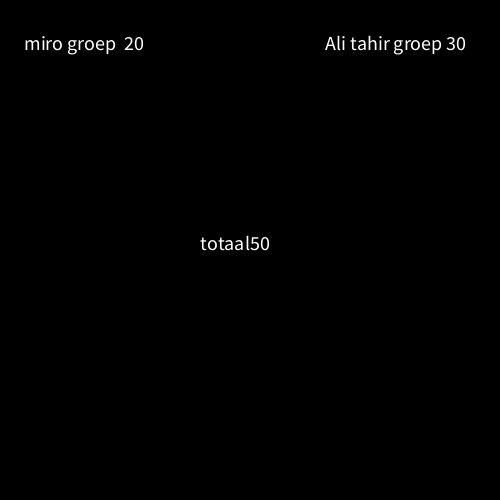
Frame 1 (no input)
Frame 60 (the mouse pressed at the canvas centre just before this capture): identical to frame 1, image omitted
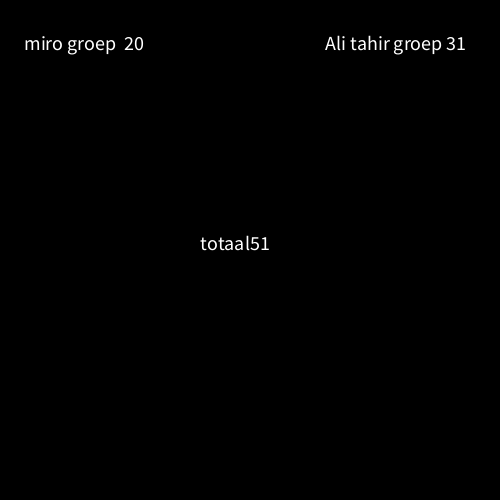
Frame 120 (the mouse held since frame 60 and released just before this capture)

The Processing sketch that drew these frames (run headless with seeded random() and noise(); from frame 60 on, the mouse is pressed at the canvas centre):

// Processing sketch: Opdracht_10_4
// ── Opdracht_10_4.pde
int miro  = 30;
int ali = 20;


void setup(){

  size(500,500);
  
textSize(20);  
}


void draw(){

    background(0,0,0);
    
    text("Ali tahir groep " + miro,325,50);
    text(" miro groep  " + ali,20,50);
        text("totaal" + (miro + ali),200,250);

}

void mousePressed(){

  if (mouseX < width/2){
  
  ali++;
  }
  else {
  
    miro++;
  }

}
